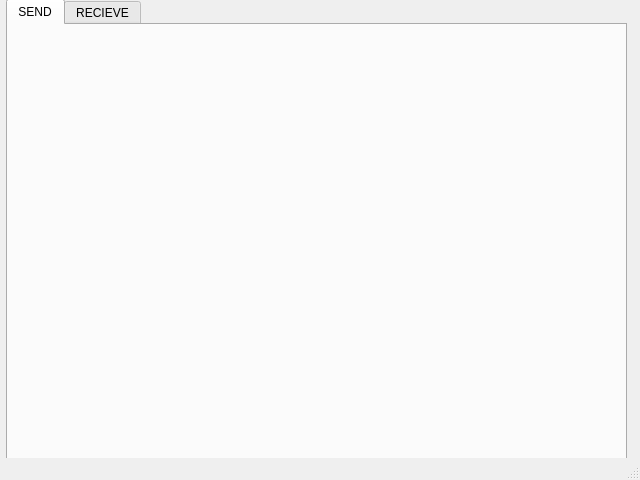
<?xml version="1.0" encoding="UTF-8"?>
<ui version="4.0">
 <class>MainWindow</class>
 <widget class="QMainWindow" name="MainWindow">
  <property name="geometry">
   <rect>
    <x>0</x>
    <y>0</y>
    <width>640</width>
    <height>480</height>
   </rect>
  </property>
  <property name="windowTitle">
   <string>MainWindow</string>
  </property>
  <property name="autoFillBackground">
   <bool>true</bool>
  </property>
  <widget class="QWidget" name="centralwidget">
   <widget class="QTabWidget" name="tabWidget">
    <property name="geometry">
     <rect>
      <x>6</x>
      <y>-1</y>
      <width>621</width>
      <height>461</height>
     </rect>
    </property>
    <property name="tabPosition">
     <enum>QTabWidget::North</enum>
    </property>
    <property name="tabShape">
     <enum>QTabWidget::Rounded</enum>
    </property>
    <property name="currentIndex">
     <number>0</number>
    </property>
    <property name="iconSize">
     <size>
      <width>20</width>
      <height>20</height>
     </size>
    </property>
    <property name="usesScrollButtons">
     <bool>false</bool>
    </property>
    <property name="documentMode">
     <bool>false</bool>
    </property>
    <property name="movable">
     <bool>false</bool>
    </property>
    <property name="tabBarAutoHide">
     <bool>true</bool>
    </property>
    <widget class="QWidget" name="SEND">
     <attribute name="title">
      <string>SEND</string>
     </attribute>
    </widget>
    <widget class="QWidget" name="RECIEVE">
     <attribute name="title">
      <string>RECIEVE</string>
     </attribute>
    </widget>
   </widget>
  </widget>
  <widget class="QStatusBar" name="statusbar"/>
 </widget>
 <resources/>
 <connections/>
</ui>
